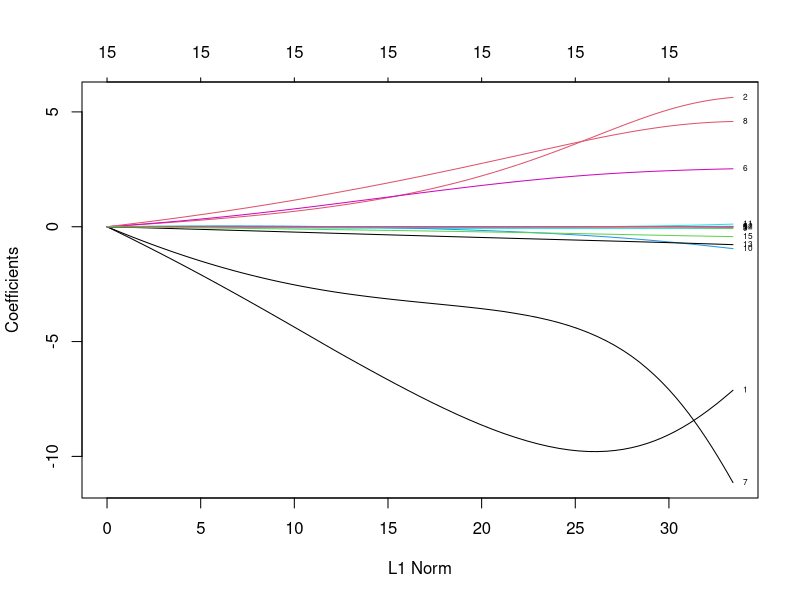
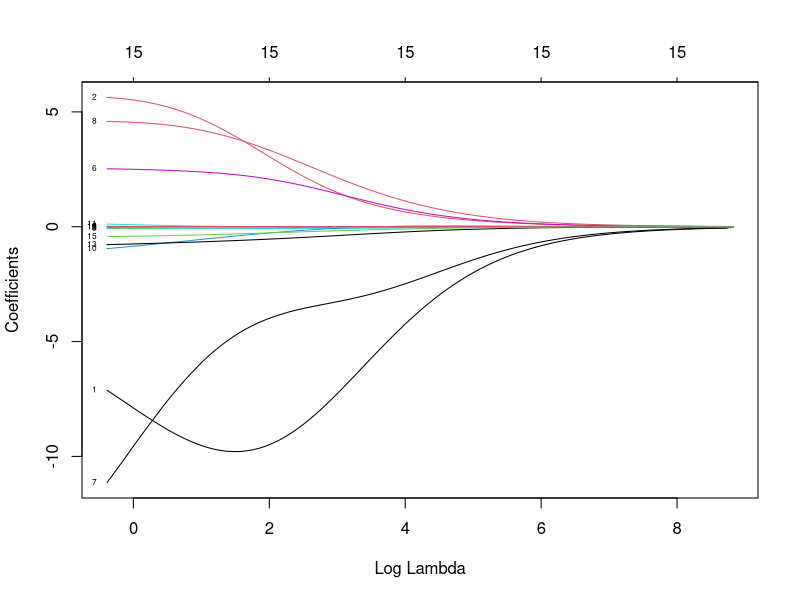
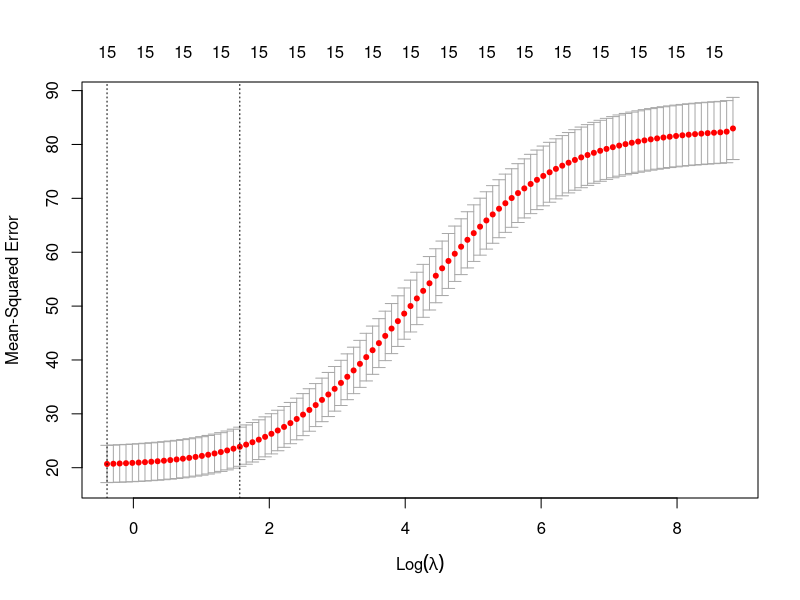
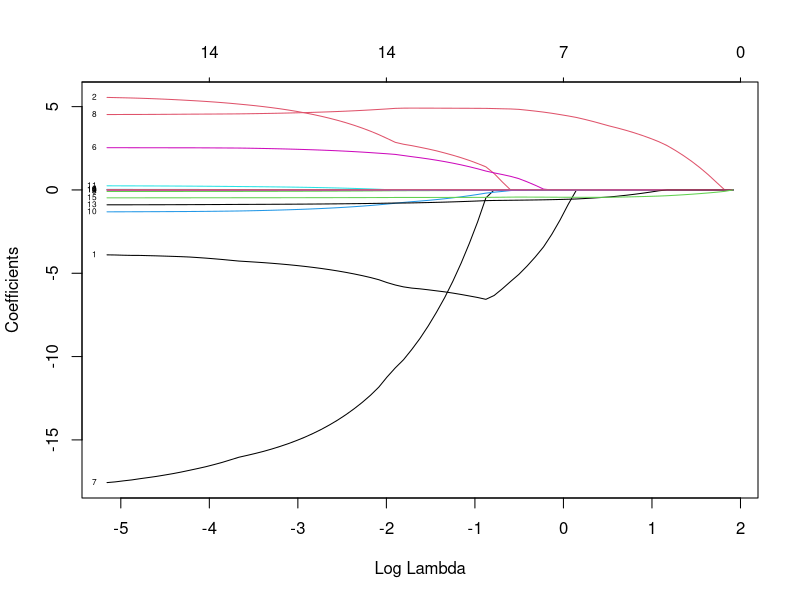
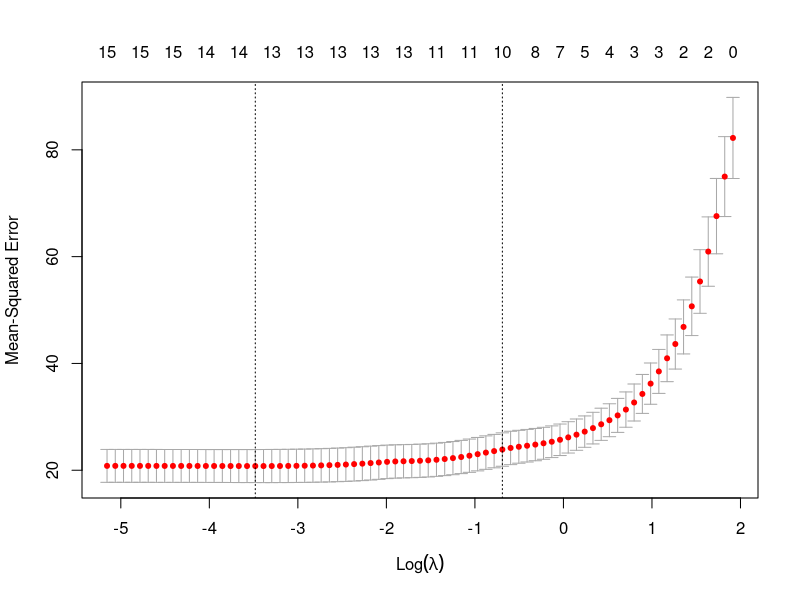
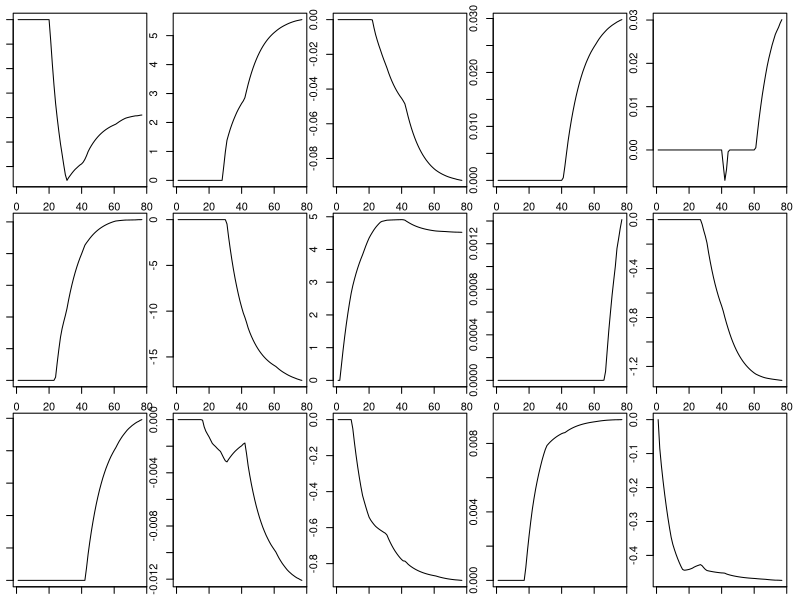

Write the R code that produced these figures, in order. (Note: this script raises an error after producing the figures.)
## ---- chunk 1
#library(learnr)
library(mlbench)
library(glmnet)
library(caret)

options(scipen=999)
## ---- chunk 2
data(BostonHousing2)
head(BostonHousing2)
names(BostonHousing2)
## ---- chunk 3
set.seed(7345)
train <- sample(1:nrow(BostonHousing2), 0.8*nrow(BostonHousing2))
boston_train <- BostonHousing2[train,]
boston_test <- BostonHousing2[-train,]
## ---- chunk 4
summary(boston_train$medv)
summary(boston_test$medv)
## ---- chunk 5
X <- model.matrix(medv ~ . - town - tract - cmedv,
                  boston_train)[,-1]
y <- boston_train$medv
## ---- chunk 6
m1 <- glmnet(X, y, alpha = 0)
summary(m1)
## ---- chunk 7
m1$lambda[1]
m1$lambda[100]
m1$beta[,1]
m1$beta[,ncol(m1$beta)]
## ---- chunk 8
plot(m1, label=T)
plot(m1, label=T, xvar = "lambda")
## ---- chunk 9
m1_cv <- cv.glmnet(X, y, alpha = 0)
plot(m1_cv)
## ---- chunk 10
coef(m1_cv, s = "lambda.min")
coef(m1_cv, s = "lambda.1se")
bestlam1 <- m1_cv$lambda.min
bestlam1
## ---- chunk 11
m2 <- glmnet(X, y, alpha = 1)
## ---- chunk 12
m2$lambda[1]
m2$lambda[(ncol(m2$beta)/2)]
m2$lambda[ncol(m2$beta)]
m2$beta[,1]
m2$beta[,(ncol(m2$beta)/2)]
m2$beta[,ncol(m2$beta)]
## ---- chunk 13
plot(m2, label=T, xvar = "lambda")
## ---- chunk 14
m2_cv <- cv.glmnet(X, y, alpha = 1)
plot(m2_cv)
## ---- chunk 15
coef(m2_cv, s = "lambda.min")
bestlam2 <- m2_cv$lambda.min
## ---- chunk 16
Xt <- model.matrix(medv ~ . - town - tract - cmedv,
                  boston_test)[,-1]
## ---- chunk 17
p_ridge <- predict(m1, s = bestlam1, newx = Xt)
p_lasso <- predict(m2, s = bestlam2, newx = Xt)

p_null <- predict(m2, s = 1e10, newx = Xt) # lamba approximates infinity
## ---- chunk 18
mean((p_null - boston_test$medv)^2)

mean((p_ridge - boston_test$medv)^2)
mean((p_lasso - boston_test$medv)^2)
## ---- chunk 19
coefs <- as.matrix(m2$beta)
## ---- chunk 20
par(mfrow=c(3,5), mar=c(1,1,1,1))
for (i in 1:nrow(coefs)) 
  plot(coefs[i,], type = "l")
## ---- chunk 21
sbf_ctrl <- sbfControl(functions = caretSBF,
                       method = "cv",
                       number = 10)

ctrl <- trainControl(method = "none")
## ---- chunk 22
m3 <- sbf(medv ~ . - town - tract - cmedv,
          data = boston_train,
          method = 'lm',
          sbfControl = sbf_ctrl,
          trControl = ctrl)
## ---- chunk 23
m3
## ---- chunk 24
p_filter <- predict(m3, newdata = boston_test)
mean((p_filter - boston_test$medv)^2)
